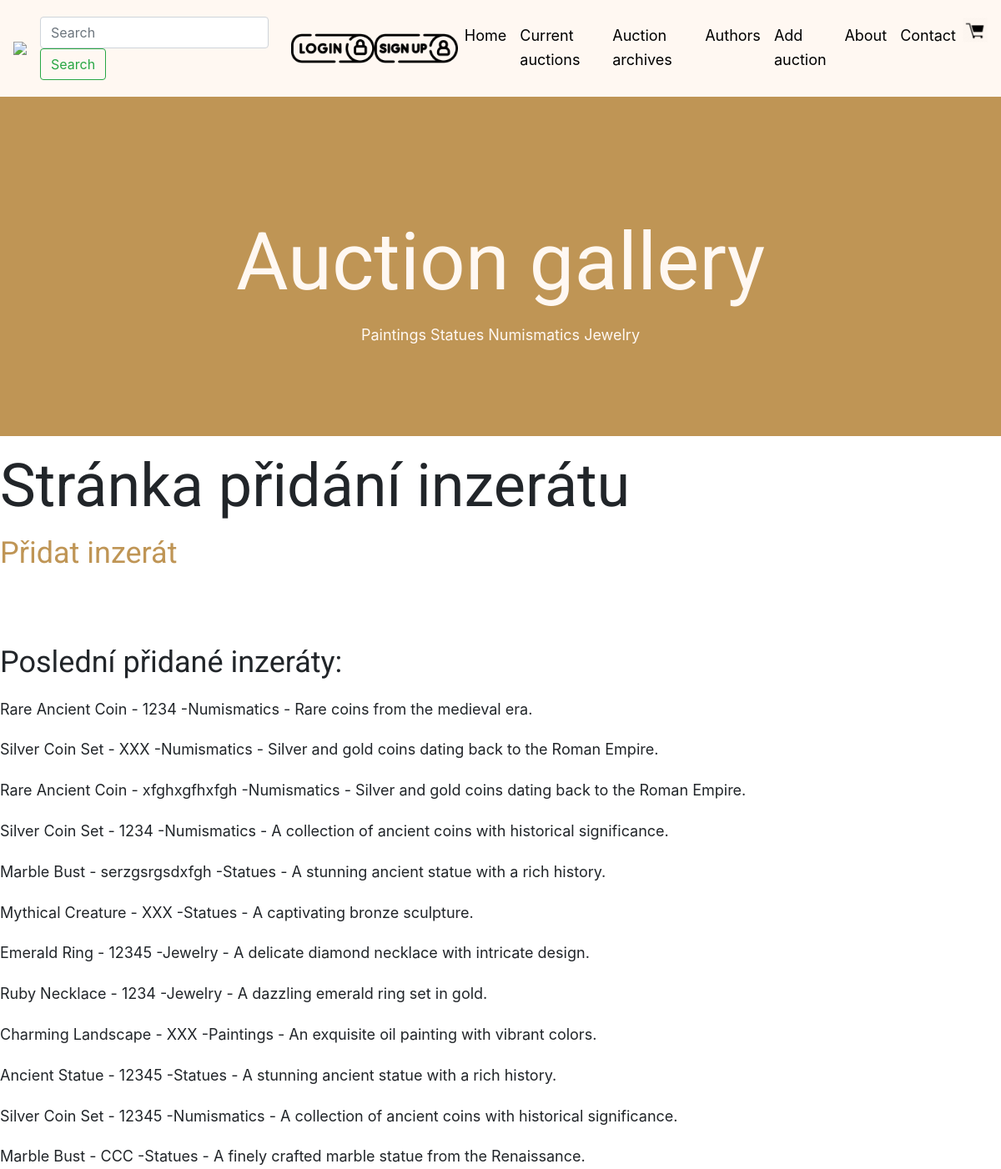
/add_auction/, run on an earlier commit of the app's database.
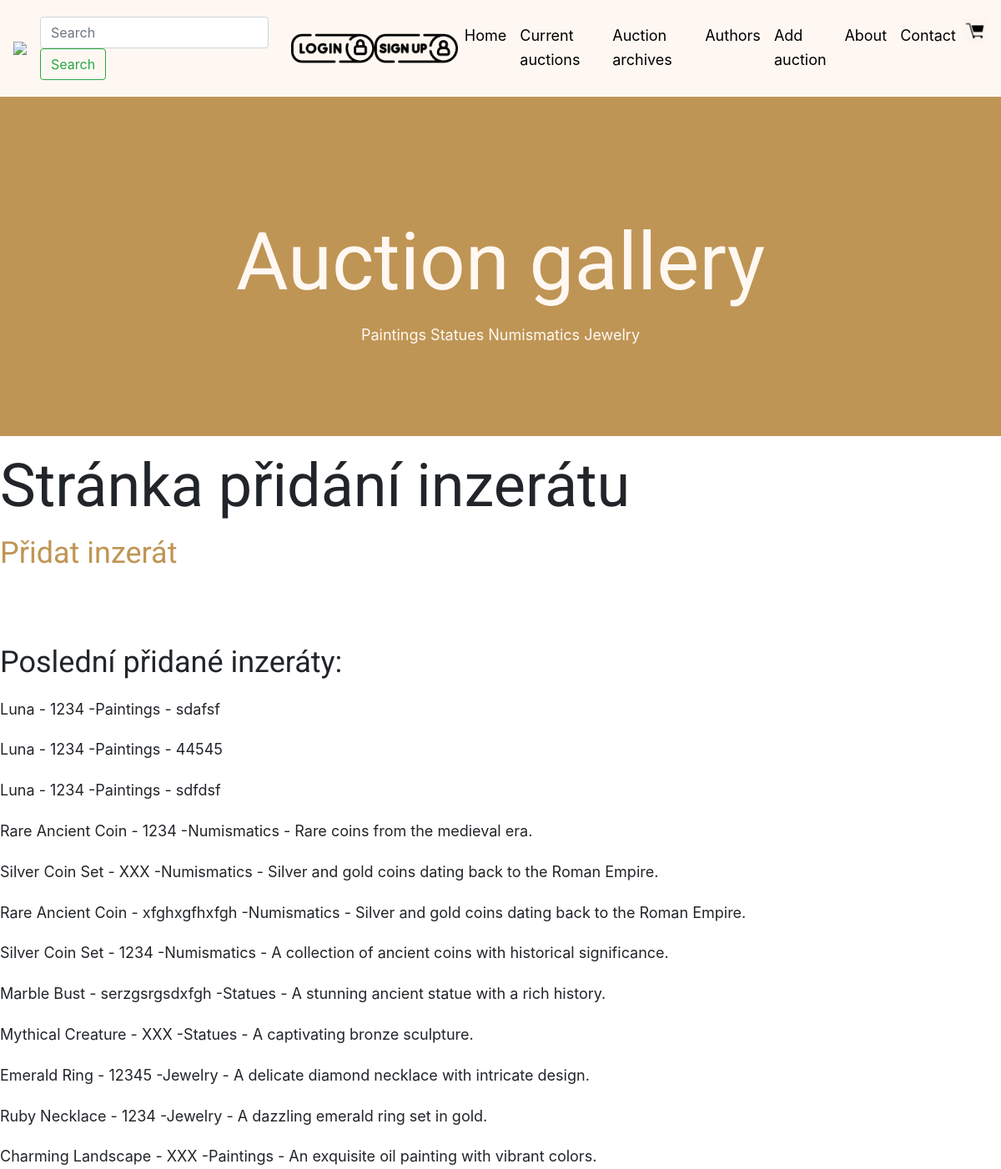
And on a later commit of the database.
### viewer/models.py (models this page shows)
class AddAuction(Model):
    photo = models.ImageField(upload_to='photos/')
    name = CharField(max_length=128)
    user = ForeignKey(User, on_delete=models.DO_NOTHING)
    category = ForeignKey(Category, on_delete=models.DO_NOTHING)
    description = TextField()
    promotion = BooleanField(default=False)
    auction_start_date = DateTimeField(default=datetime.now)
    auction_end_date = DateTimeField(default=datetime.now)
    number_of_views = IntegerField(default=0)
    created = DateTimeField(auto_now_add=True)
    auction_type = CharField(
        max_length=10,
        choices=[('buy_now', 'Buy Now'), ('place_bid', 'Place Bid')],
        default='place_bid'
    )
    buy_now_price = models.DecimalField(max_digits=10, decimal_places=2, null=True, blank=True)
    price = models.DecimalField(max_digits=10, decimal_places=2, null=True, blank=True)
    start_price = models.DecimalField(max_digits=10, decimal_places=2, null=True, blank=True)
    previous_price = models.DecimalField(max_digits=10, decimal_places=2, null=True, blank=True)
    minimum_bid = models.DecimalField(max_digits=10, decimal_places=2, null=True, blank=True)
    def __str__(self):
        return f"{self.name} - {self.user} -{self.category} - {self.description}"

class Category(Model):
    name = CharField(max_length=128)
    def __str__(self):
        return f"{self.name}"

### viewer/views.py (the view)
# urls.py: path('add_auction/', Add_auctionView.as_view(), name='add_auction'),
class Add_auctionView(TemplateView):
    template_name = 'add_auction.html'
    extra_context = {'last_auctions': AddAuction.objects.order_by("-created")[:12]}

### viewer/templates/add_auction.html
{% extends "base.html" %}
{% load static %}
{% block content %}
<h1>Stránka přidání inzerátu</h1>
    <a href="{% url 'add_auction_add' %}"><h3>Přidat inzerát</h3></a><br><br>
    <h3>Poslední přidané inzeráty:</h3>
    {% for last_auction in last_auctions %}
    <p>{{ last_auction }}</p>
{% empty %}
    <p>No auctions found.</p>
{% endfor %}
{% endblock %}

What changed in the data, as far as the page shows it:
no longer on this page (row unchanged): AddAuction: name+user+category "Ancient Statue - 12345 -Statues - A stunning ancient statue with a rich history."
no longer on this page (row unchanged): AddAuction: name+user+category "Silver Coin Set - 12345 -Numismatics - A collection of ancient coins with historical significance."
no longer on this page (row unchanged): AddAuction: name+user+category "Marble Bust - CCC -Statues - A finely crafted marble statue from the Renaissance."
added AddAuction: name+user+category "Luna - 1234 -Paintings - sdafsf"
added AddAuction: name+user+category "Luna - 1234 -Paintings - 44545"
added AddAuction: name+user+category "Luna - 1234 -Paintings - sdfdsf"
